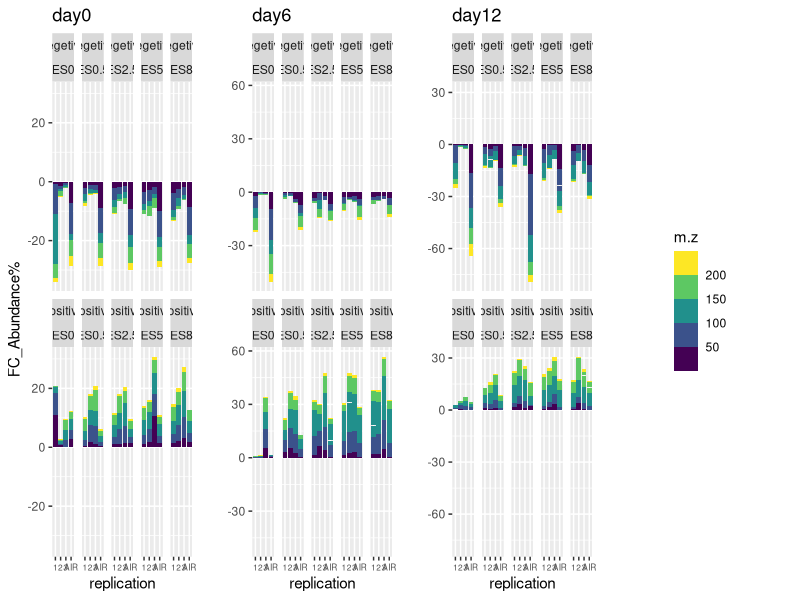
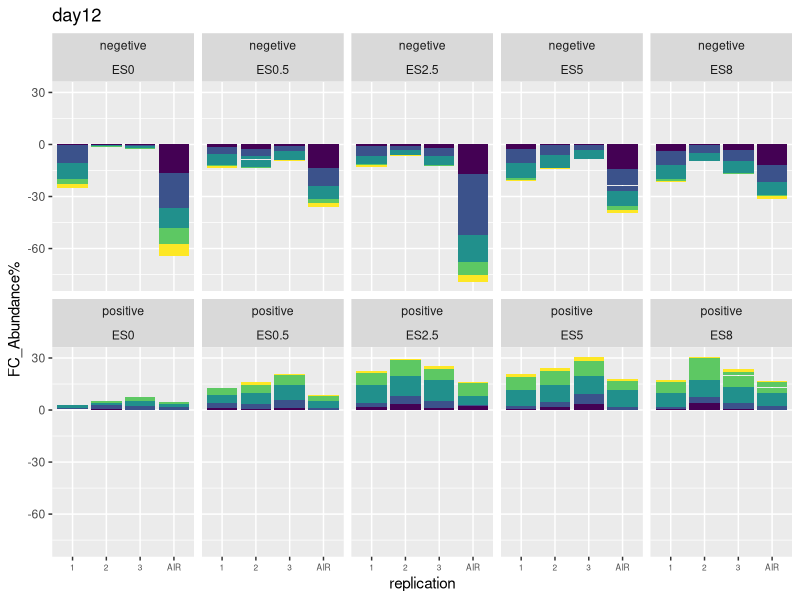
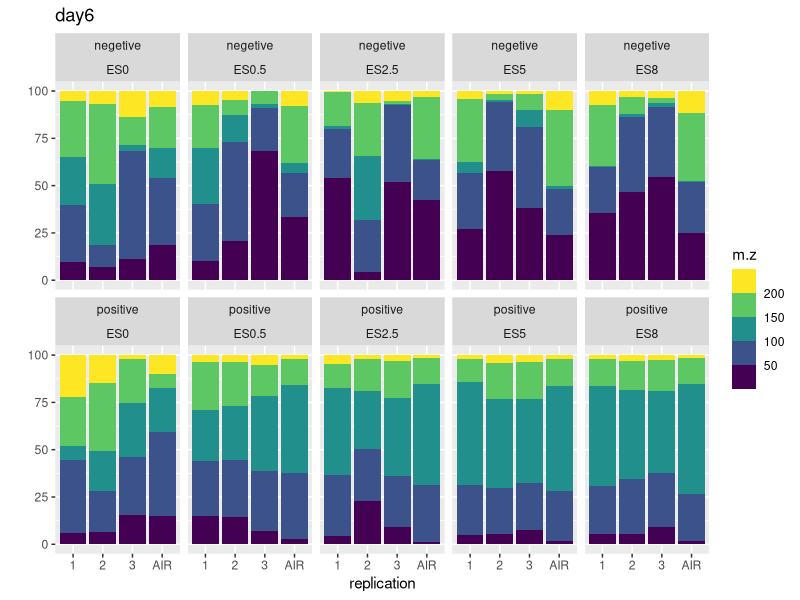

These charts were generated, in order, by the following R code:
## ---- chunk 1
library(tidyverse)
library(grid)
library(cowplot)
## ---- chunk 2
t_melt <- read.table("./diff_table.tsv", sep = "\t", header = T)
## ---- chunk 3
t_melt_filter <- t_melt #%>% filter(d0_log10value < 2)
## ---- chunk 4
t_melt_filter <- t_melt_filter %>%
  mutate(
    d0_sign = ifelse(sign(d0_log10FC)==1,"positive","negetive"),
    d6_sign = ifelse(sign(d6_log10FC)==1,"positive","negetive"),
    d12_sign = ifelse(sign(d12_log10FC)==1,"positive","negetive"),
    ) 
## ---- chunk 5
sign_FC <- c("d0","d6","d12")
for (i in sign_FC){
  sign_d <- paste0(i,"_sign")
  abu_d <- paste0("abu_",i)
  FC <- paste0(i,"_log10FC")
  
  t_melt_filter <- t_melt_filter %>%
    group_by(variable,!!sym(sign_d)) %>%
    mutate(
      !!sym(abu_d) := !!sym(FC)/sum(!!sym(FC))*100
      )
}


## ---- chunk 6
cza_bar <- function(data,day,legend = F, y_lab = T){
    abu_day <- str_glue("abu_d{day}")
    d_value <- str_glue("d{day}_value")
    log10_v <- str_glue("d{day}_log10FC")
    sign_d <- str_glue("d{day}_sign")
    
    p <- ggplot(data,aes(x = replication,y = !!sym(log10_v), fill = m.z)) +
    geom_bar(stat = "identity", position = "stack") +
    ylab("") +
    facet_wrap(c(sign_d,"ES"), ncol = 5)+
    labs(title = str_glue("day{day}"))+ 
    theme(
      legend.position = "none",
      axis.text.x = element_text(size = 6)
      ) +
    scale_fill_binned(type = "viridis") 
    
    if(legend){
      legend_p <- get_legend(p + theme(legend.position = "right"))
      return(legend_p)
    }
    
    if(y_lab){
      p <- p + ylab("FC_Abundance%")
      return(p)
    }
    
    return(p)
  
}
## ---- chunk 7
data_t = t_melt_filter %>%group_by(ES)  %>% arrange(m.z)
p_list <- list(
  cza_bar(data_t,0),
  cza_bar(data_t,6,y_lab = F),
  cza_bar(data_t,12,y_lab = F),
  cza_bar(data_t,12,T)
)
bar_plot <- gridExtra::grid.arrange(grobs = p_list, nrow = 1, ncol = 4, gp = gpar(fontsize = 10, font = 2))
## ---- chunk 8
ggsave("barplot_abs.png",plot = bar_plot, width = 2400,height = 1200, dpi = 180,units = "px",limitsize = FALSE)
## ---- chunk 9
cza_bar(data_t,12)
## ---- chunk 10
day = "6"
    abu_day <- str_glue("abu_d{day}")
    d_value <- str_glue("d{day}_value")
    log10_v <- str_glue("d{day}_log10FC")
    sign_d <- str_glue("d{day}_sign")

ggplot(data_t,aes(x = replication,y = !!sym(abu_day), fill = m.z)) +
    geom_bar(stat = "identity", position = "stack") +
    ylab("") +
    # ylim(-75,60)+
    facet_wrap(c(sign_d,"ES"), ncol = 5)+
    # facet_wrap(c("ES"), ncol = 5)+
    labs(title = str_glue("day{day}"))+ 
    scale_fill_binned(type = "viridis")
## ---- chunk 11

## ---- chunk 12

## ---- chunk 13

